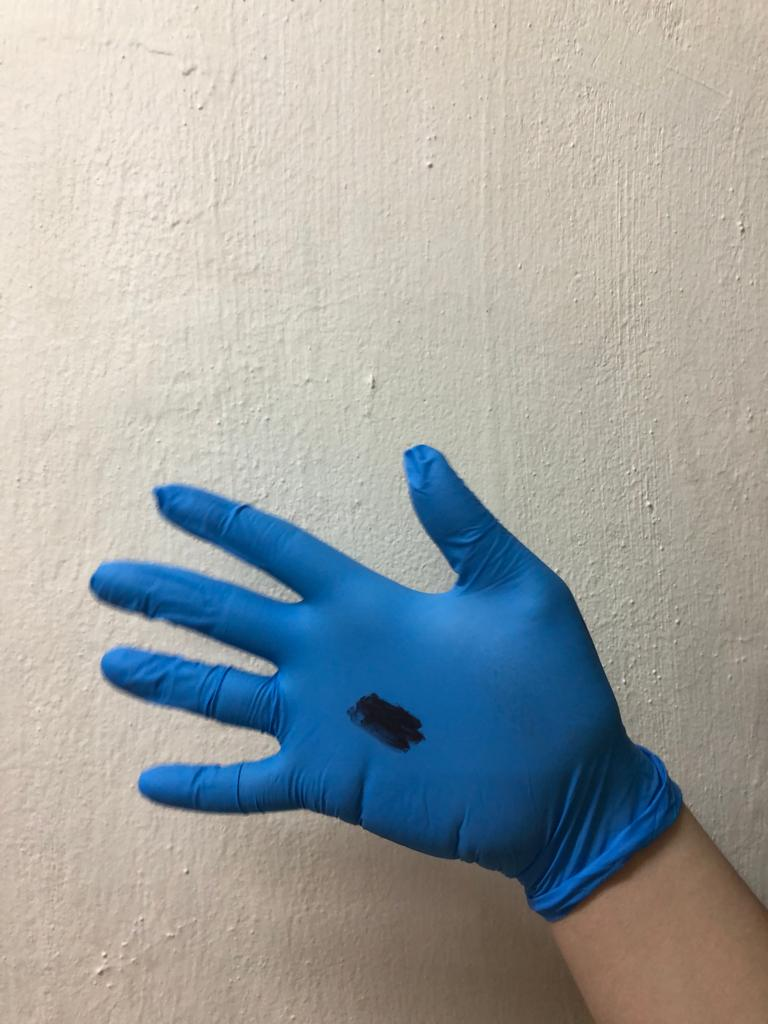
%> input picture medical/dataset/dirty_and_stain/dirty_and_stain_1.jpeg, 768 x 1024 px
$ octave --eval "result = medical_stain_hole_detection(imread('../dataset/dirty_and_stain/dirty_and_stain_1.jpeg'));"   (GNU Octave 9; MATLAB toolbox functions it lacks are replaced by stand-ins)
%> lines starting %> are read from the running program, lines starting %| are printed output that depends on the picture; in (x1, y1, x2, y2) boxes, pixels count from 0 and x2, y2 are one past the last pixel; in counts of white or black regions, pixels touching at a corner belong together; the program's own positions count from 1
function  medical_stain_hole = medical_stain_hole_detection(img)

% img = imread('..\Glove_Defect_Detection_System\medical\dataset\dirty_and_stain\dirty_and_stain_1.jpeg');
Ihsv = rgb2hsv(img);
%> Ihsv: size 1024x768x3 double; mean H, S, V 0.197, 0.261, 0.707

% Extract the hue, saturation, and value channels
hue = Ihsv(:, :, 1);
saturation = Ihsv(:, :, 2);
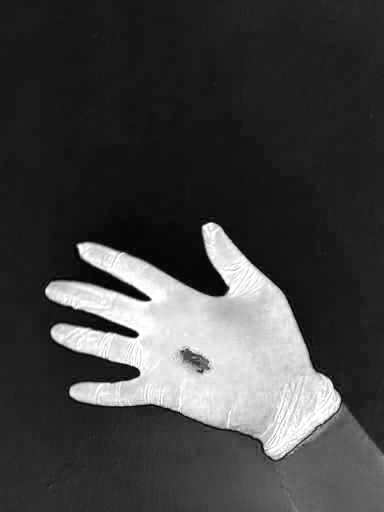
%> saturation: size 1024x768 double (shown at 1/2 size); min 0, max 1, mean 0.261
value = Ihsv(:, :, 3);
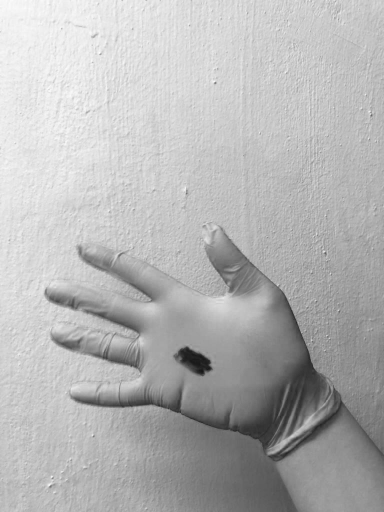
%> value: size 1024x768 double (shown at 1/2 size); min 0.0784, max 1, mean 0.707

% Create the blue mask
bluemask = hue >= 0.55 & hue <= 0.67 & saturation >=0.2 & value >=0.2;
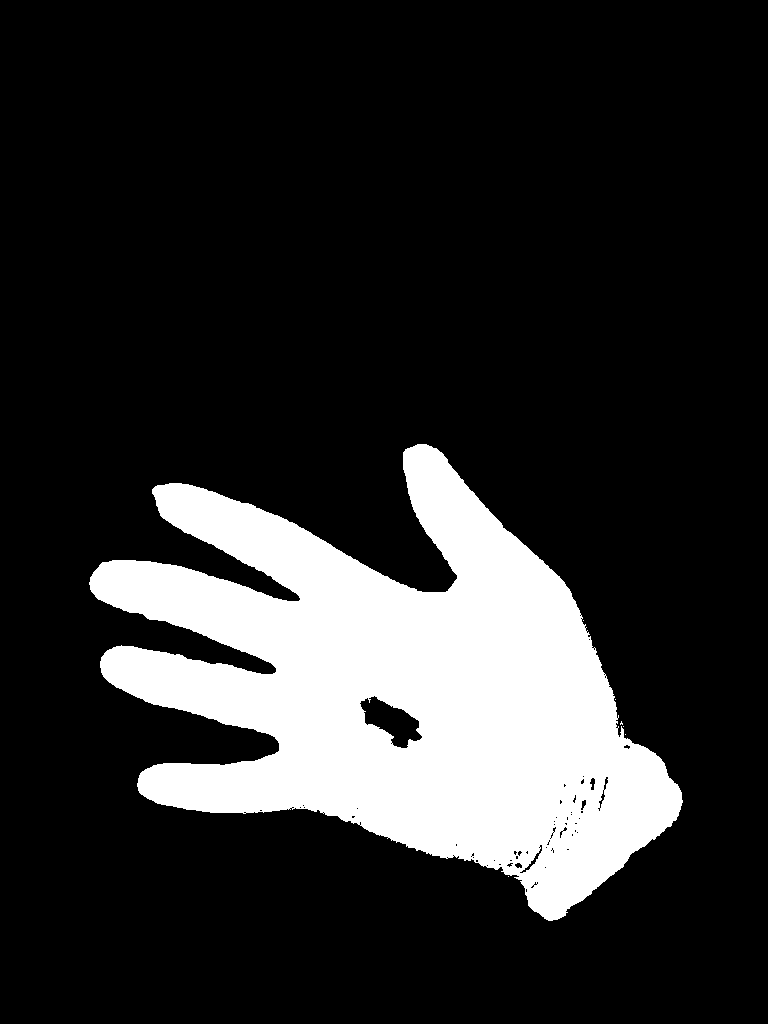
%> bluemask: size 1024x768 logical; 17.9% white; 7 white regions (6 under 20 px), largest, box (x1, y1, x2, y2) and area: (89, 444, 683, 921) 140622

% Convert the mask to an appropriate data type for blurring
numericMask = double(bluemask);

% Apply Gaussian blurring to the mask to smoothen the edges
sigma = 5;
blurredMask = imgaussfilt(numericMask, sigma);

% Threshold the blurred mask to obtain a binary mask
threshold = 0.6;
binaryMask = blurredMask > threshold;
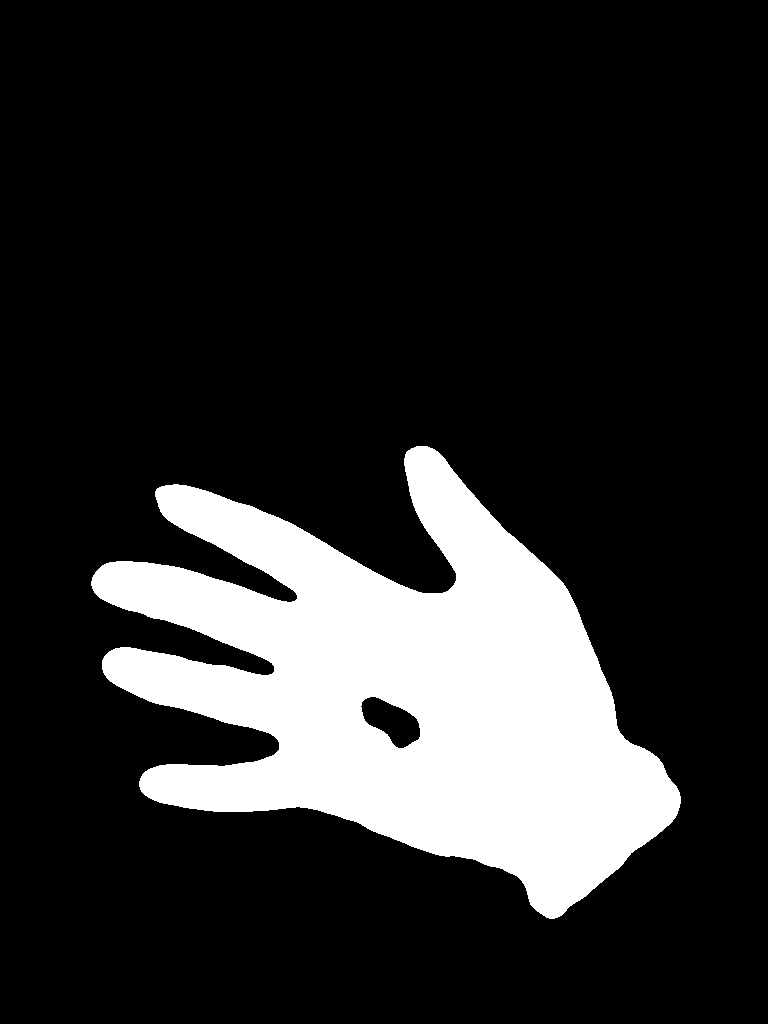
%> binaryMask: size 1024x768 logical; 17.5% white; 1 white region, box (x1, y1, x2, y2) and area: (91, 446, 681, 919) 137515

% Perform morphological operations to enhance the black dots
se = strel('disk', 3);
blackDotsMask = imopen(binaryMask, se);
%> blackDotsMask: size 1024x768 logical; 17.5% white; 1 white region, box (x1, y1, x2, y2) and area: (91, 446, 681, 919) 137514

% Invert the black dots mask to obtain the black dots on a white background
blackDotsMask = ~blackDotsMask;

% Perform connected component analysis to identify individual black dots
cc = bwconncomp(blackDotsMask);
%> cc = 2 connected components

% Filter out small connected components (background) based on a threshold area
maxArea = 2000;
numPixels = cellfun(@numel, cc.PixelIdxList);
%> numPixels = [647169 1749]
idxStain = find(numPixels <= maxArea);
%> idxStain = 2

% Create a mask for only the detected stain
stainMask = false(size(blackDotsMask));
for i = 1:numel(idxStain)
    stainMask(cc.PixelIdxList{idxStain(i)}) = true;
end
%> this loop made 1 pass
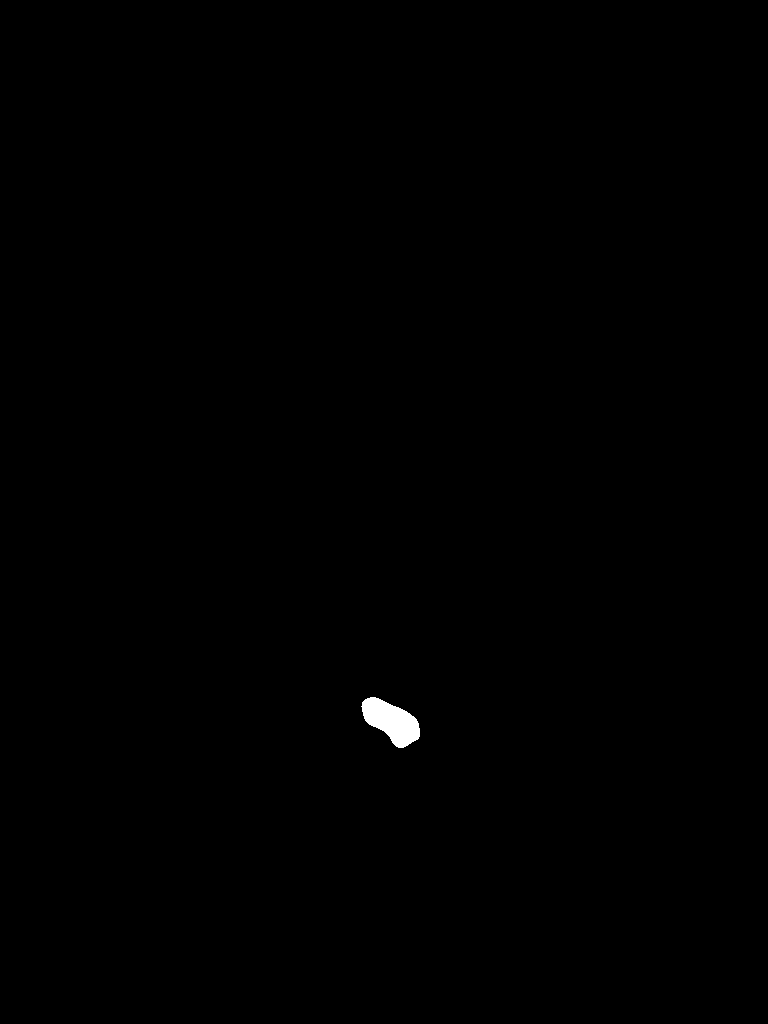
%> stainMask: size 1024x768 logical; 0.22% white; 1 white region, box (x1, y1, x2, y2) and area: (361, 697, 420, 748) 1749

% Perform connected component analysis on the stain mask
ccStain = bwconncomp(stainMask);
%> ccStain = 1 connected component
numStain = ccStain.NumObjects;
%> numStain = 1

% Loop through each stain and perform skin detection within the stain region
for i = 1:numStain
    stainPixels = ccStain.PixelIdxList{i};

    % Calculate the bounding box of the stain
    [rows, cols] = ind2sub(size(stainMask), stainPixels);
    xmin = min(cols);
    xmax = max(cols);
    ymin = min(rows);
    ymax = max(rows);

    % Increase the size of the bounding box
    expansionPixels = 20;
    xmin = max(1, xmin - expansionPixels);
    xmax = min(size(img, 2), xmax + expansionPixels);
    ymin = max(1, ymin - expansionPixels);
    ymax = min(size(img, 1), ymax + expansionPixels);

    % Extract the stain region from the original image
    stainRegion = img(ymin:ymax, xmin:xmax, :);

    % Convert the stain region to YCbCr color space
    stainYCbCr = rgb2ycbcr(stainRegion);

    % Define the lower and upper bounds of the skin color cluster in YCbCr space
    lower = [80, 110, 129];
    upper = [210, 145, 165];

    % Threshold the YCbCr image to create a binary mask for the skin region
    skinMask = stainYCbCr(:,:,1) >= lower(1) & stainYCbCr(:,:,1) <= upper(1) & ...
        stainYCbCr(:,:,2) >= lower(2) & stainYCbCr(:,:,2) <= upper(2) & ...
        stainYCbCr(:,:,3) >= lower(3) & stainYCbCr(:,:,3) <= upper(3);

    % Use the stain mask to further refine the skin mask
    skinMask = skinMask & stainMask(ymin:ymax, xmin:xmax);

    % Use the skin mask to segment the stain region into skin regions
    regions = regionprops(skinMask, 'BoundingBox');

    % Draw the expanded bounding box on the original image
    shape = 'Rectangle'; % Shape type for the bounding box
    position = [xmin, ymin, xmax-xmin, ymax-ymin]; % Bounding box position [x, y, width, height]
    img = insertShape(img, shape, position, 'Color', 'red', 'LineWidth', 2);

    % Calculate the size of the skin-detected region
    skinArea = sum(skinMask(:));
    textPosition = [xmin, ymin-25]; % Adjust the text position as needed

    if (skinArea > 1)
        textString = sprintf('Hole %d', i); % Customize the text string as needed
    else
        textString = sprintf('Stain %d', i); % Customize the text string as needed
    end

    img = insertText(img, textPosition, textString, 'FontSize', 12, 'TextColor', 'red');
end
%> this loop made 1 pass
%> (xmin, xmax, ymin, ymax, expansionPixels, lower, upper, regions) on pass 1: (342, 440, 678, 768, 20, [80 110 129], [210 145 165], 0 regions)
%> pass 1, in medical_stain_hole_detection, `stainRegion = img(ymin:ymax, xmin:xmax, :);`:
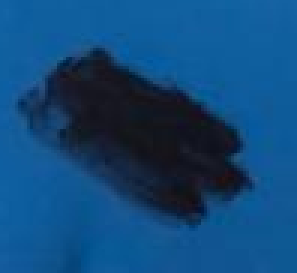
%> stainRegion: size 91x99x3 uint8 (shown 3 times larger); mean R, G, B 16.8, 73.3, 122.5

% Display the original image with the bounding boxes around the detected skin regions within each stain
% figure, imshow(img);
axes1 = findobj(0, 'tag', 'axes1');
axes(axes1);
 imshow(img);

 save('variables');
%> (the run ends here)

$ run again, on medical/dataset/dirty_and_stain/dirty_and_stain_2.jpeg
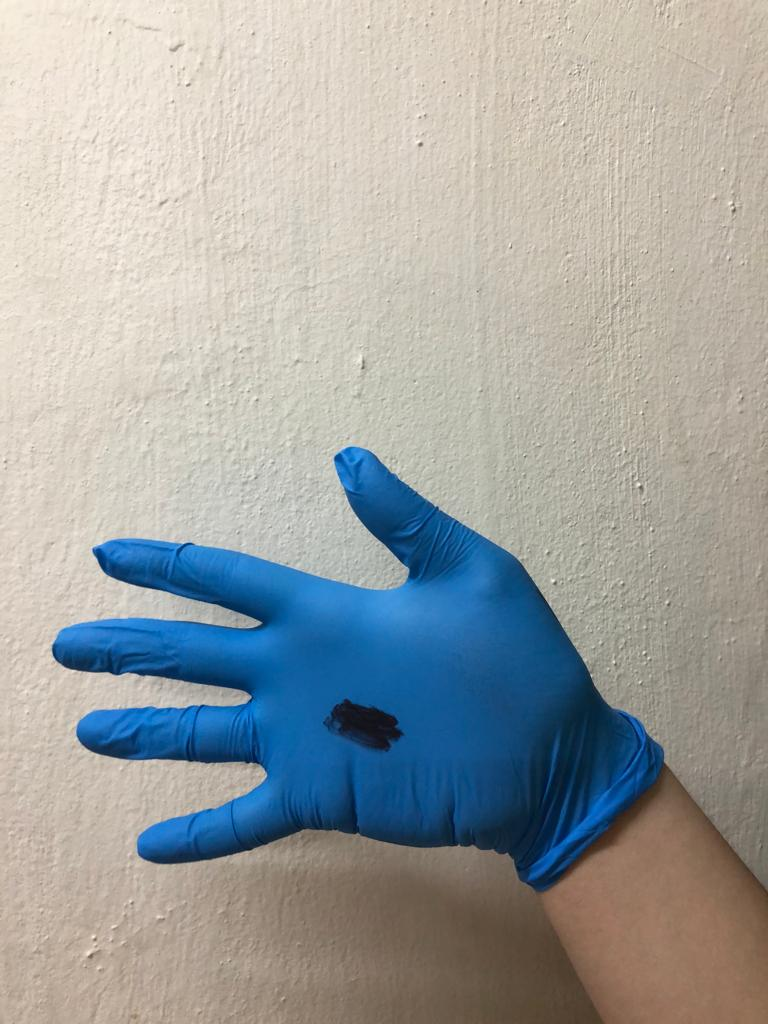
%> input picture medical/dataset/dirty_and_stain/dirty_and_stain_2.jpeg, 768 x 1024 px
%> Ihsv: size 1024x768x3 double; mean H, S, V 0.194, 0.264, 0.707
%> in medical_stain_hole_detection, `bluemask = hue >= 0.55 & hue <= 0.67 & saturation >=0.2 & value >=0.2;`:
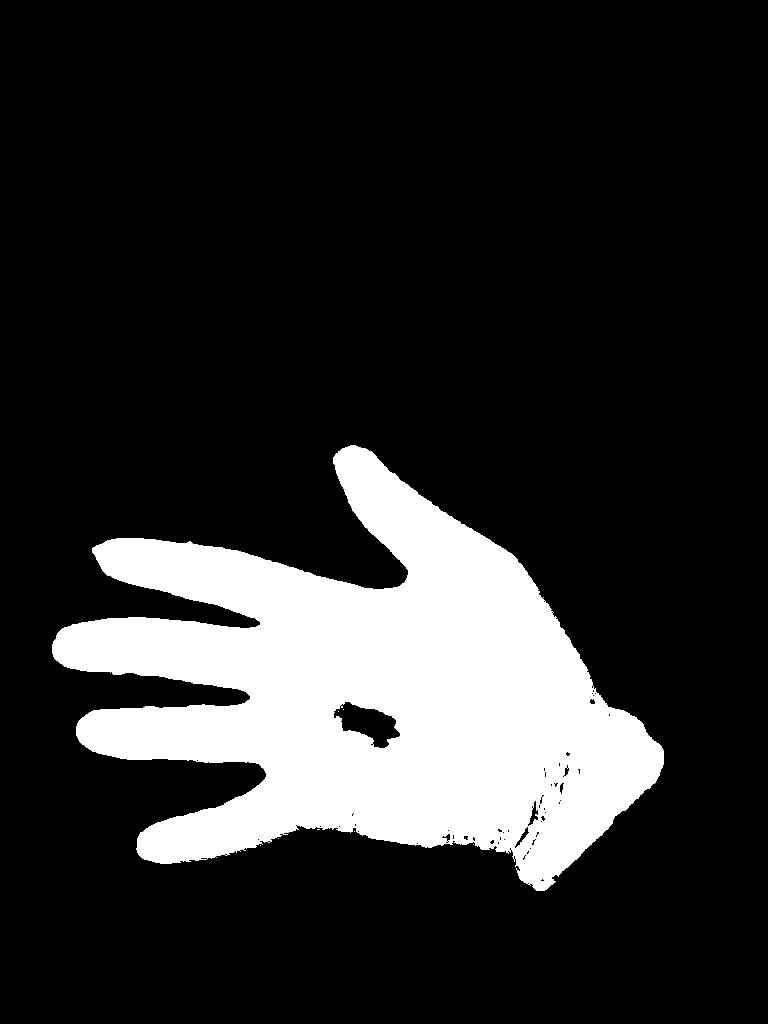
%> bluemask: size 1024x768 logical; 17.6% white; 8 white regions (7 under 20 px), largest, box (x1, y1, x2, y2) and area: (52, 445, 664, 891) 138020
%> binaryMask: size 1024x768 logical; 17.2% white; 1 white region, box (x1, y1, x2, y2) and area: (54, 447, 663, 889) 134909
%> cc = 2 connected components
%> numPixels = [649794 1731]
%> idxStain = 2
%> the loop in medical_stain_hole_detection, `for i = 1:numel(idxStain)` made 1 pass
%> ccStain = 1 connected component
%> numStain = 1
%> the loop in medical_stain_hole_detection, `for i = 1:numStain` made 1 pass
%> (xmin, xmax, ymin, ymax, expansionPixels, lower, upper, regions) on pass 1: (317, 418, 684, 768, 20, [80 110 129], [210 145 165], 0 regions)
%> pass 1, in medical_stain_hole_detection, `stainRegion = img(ymin:ymax, xmin:xmax, :);`:
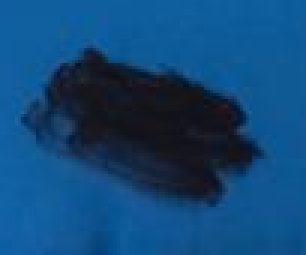
%> stainRegion: size 85x102x3 uint8 (shown 3 times larger); mean R, G, B 16.8, 72.2, 120.5

$ run again, on medical/dataset/dirty_and_stain/dirty_and_stain_4.jpeg
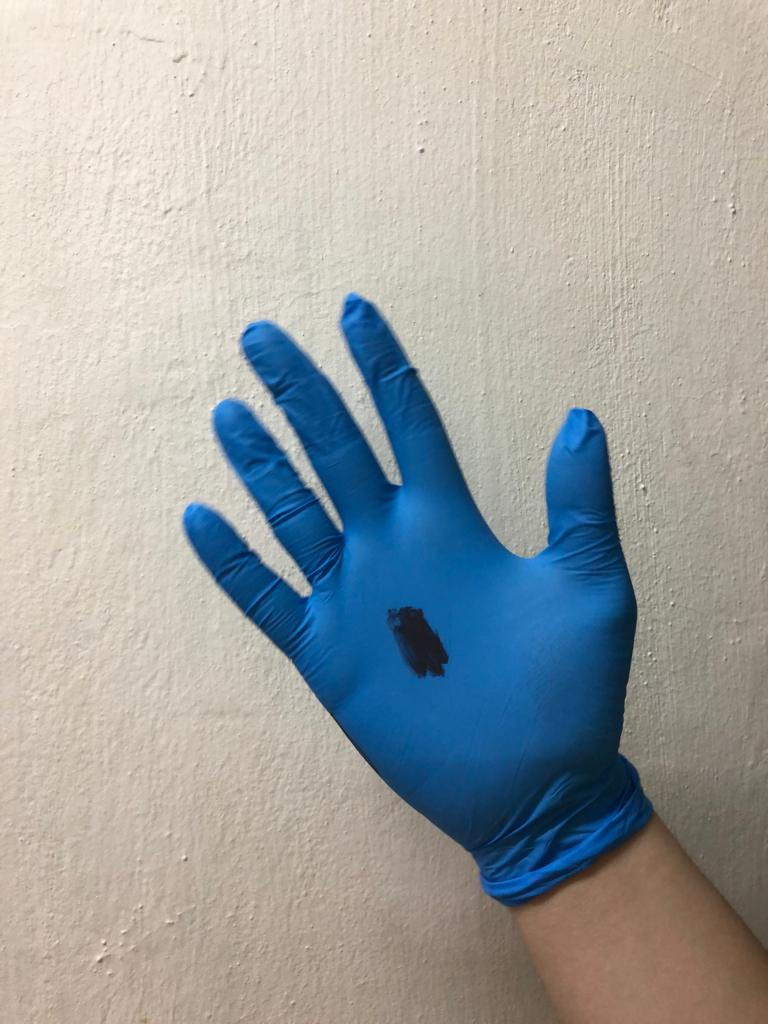
%> input picture medical/dataset/dirty_and_stain/dirty_and_stain_4.jpeg, 768 x 1024 px
%> Ihsv: size 1024x768x3 double; mean H, S, V 0.195, 0.268, 0.711
%> bluemask: size 1024x768 logical; 18.2% white; 21 white regions (20 under 20 px), largest, box (x1, y1, x2, y2) and area: (182, 292, 653, 907) 142751
%> binaryMask: size 1024x768 logical; 17.7% white; 2 white regions, box (x1, y1, x2, y2) and area: (184, 294, 651, 905) 138757, (618, 758, 635, 779) 182
%> cc = 2 connected components
%> numPixels = [645817 1692]
%> idxStain = 2
%> the loop in medical_stain_hole_detection, `for i = 1:numel(idxStain)` made 1 pass
%> after the loop in medical_stain_hole_detection, `for i = 1:numel(idxStain)`:
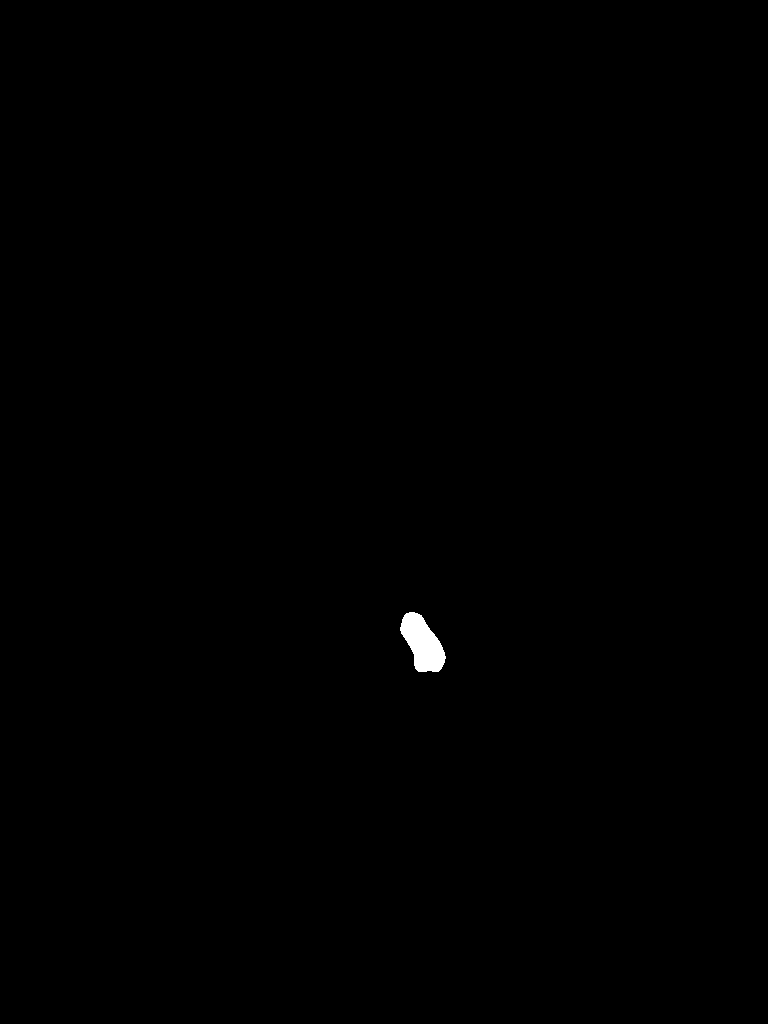
%> stainMask: size 1024x768 logical; 0.22% white; 1 white region, box (x1, y1, x2, y2) and area: (400, 612, 446, 672) 1692
%> ccStain = 1 connected component
%> numStain = 1
%> the loop in medical_stain_hole_detection, `for i = 1:numStain` made 1 pass
%> (xmin, xmax, ymin, ymax, expansionPixels, lower, upper, regions) on pass 1: (381, 466, 593, 692, 20, [80 110 129], [210 145 165], 0 regions)
%> pass 1, in medical_stain_hole_detection, `stainRegion = img(ymin:ymax, xmin:xmax, :);`:
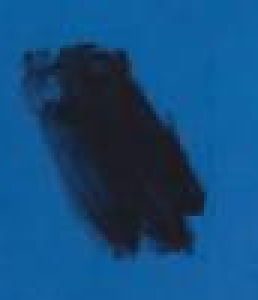
%> stainRegion: size 100x86x3 uint8 (shown 3 times larger); mean R, G, B 19, 76.8, 125.7
